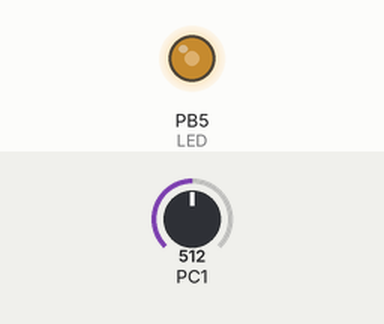
Recording of a program running on a simulated ATmega328P, built with avr-gcc and emulated at 16 MHz. Shown: output pins drawn as LEDs (lit = HIGH). The inputs (shaded band) are chosen by the test bench; at power-on: PC1 = 512.

Above: at 1.2 s.
1.3 s: PC1 set to 716
At 2.3 s:
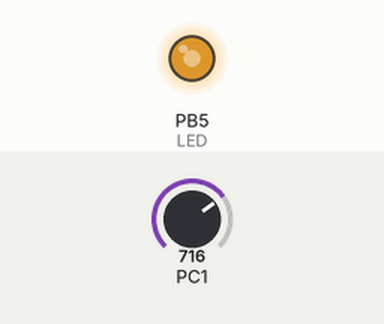
2.8 s: PC1 set to 900
At 3.9 s:
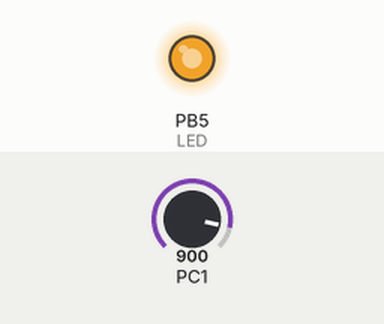
4.3 s: PC1 set to 1013
7.3 s: PC1 set to 1023
8.8 s: PC1 set to 511
At 9.6 s:
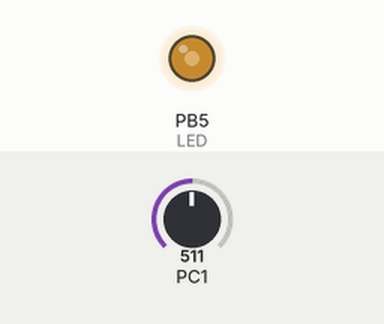
Timing chart, 0 to 11.3 s (numbered marks = the images above; inputs shaded):
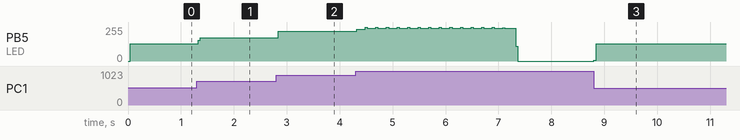

Measured:
- after the input at 1.3 s, PB5 (LED): 128/255 → 176/255 at once
- after the input at 2.8 s, PB5 (LED): 176/255 → 223/255 at once
- after the input at 8.8 s, PB5 (LED): 0/255 → 128/255 at once

The program:

main.c
```c
/*
 * Lab7.c
 *
 * Created: 10/26/2021 9:22:09 AM
 * Author : luka0
 * RedID: 825209977
 * X = 9 = 10ms for timer 0
 * Y = 7 % 6 = 1
 * Z = 7 = 1.25ms duty cycle
 */

#define F_CPU 16000000

#include <avr/io.h>
#include <avr/interrupt.h>

#define LEDON PORTB |= (1 << PORTB5)
#define LEDOFF PORTB &= ~(1 << PORTB5)


void adc_init(void) {
	//ADMUX &= 0b00010000;											// clear bits except reserved bit
	//ADMUX |= 0b01000001;											// set VCC reference and ADC1

	ADMUX |= (1 << REFS0) | (1 << MUX0);							// input channel
	ADCSRA |= (1 << ADEN) | (1 << ADIE) | (1 << ADATE) |			// enable adc
			  (1 << ADPS2) | (1 << ADPS1) | (1 << ADPS0);
	ADCSRB |= (1 << ADTS0) | (1 << ADTS1);							// compare match
	DDRC &= ~(1 << PINC1);											// set pin 1 in PORTC as input
	DDRB |= (1 << DDB5);											// set LED as output
}


void timer0_init() {
	TCCR0A |= (1 << WGM01);											// set timer 0 to CTC mode
	TCCR0B |= (1 << CS02);											// set pre-scaler to 1024
	TIMSK0 |= (1 << OCIE0A);										// overflow interrupt
	OCR0A = 0x9F;													// set top value for timer 0

}

void timer2_init() {
	TCCR2A |= (1 << WGM21);											// set timer 2 to CTC mode
	TIMSK2 |= (1 << OCIE2A) | (1 << OCIE2B);						// enable interrupts for A and B
	TCCR2B |= (1 << CS21) | (1 << CS22);							// set pre-scaler to 256
	OCR2A =  0x4D;													// set top value for timer 2
}

ISR(TIMER0_COMPA_vect) {
	ADCSRA |= (1 << ADSC);											// timer 0 overflow occurs, start conversion
}

ISR(ADC_vect) {
	OCR2B = OCR2A * (ADC / 1023.0);									// calculate OCR2B
}

ISR(TIMER2_COMPA_vect) {
	LEDON;
}

ISR(TIMER2_COMPB_vect) {
	LEDOFF;
}

int main(void)
{
	timer0_init();
	timer2_init();
	adc_init();
	sei();

	while (1);
}
```
